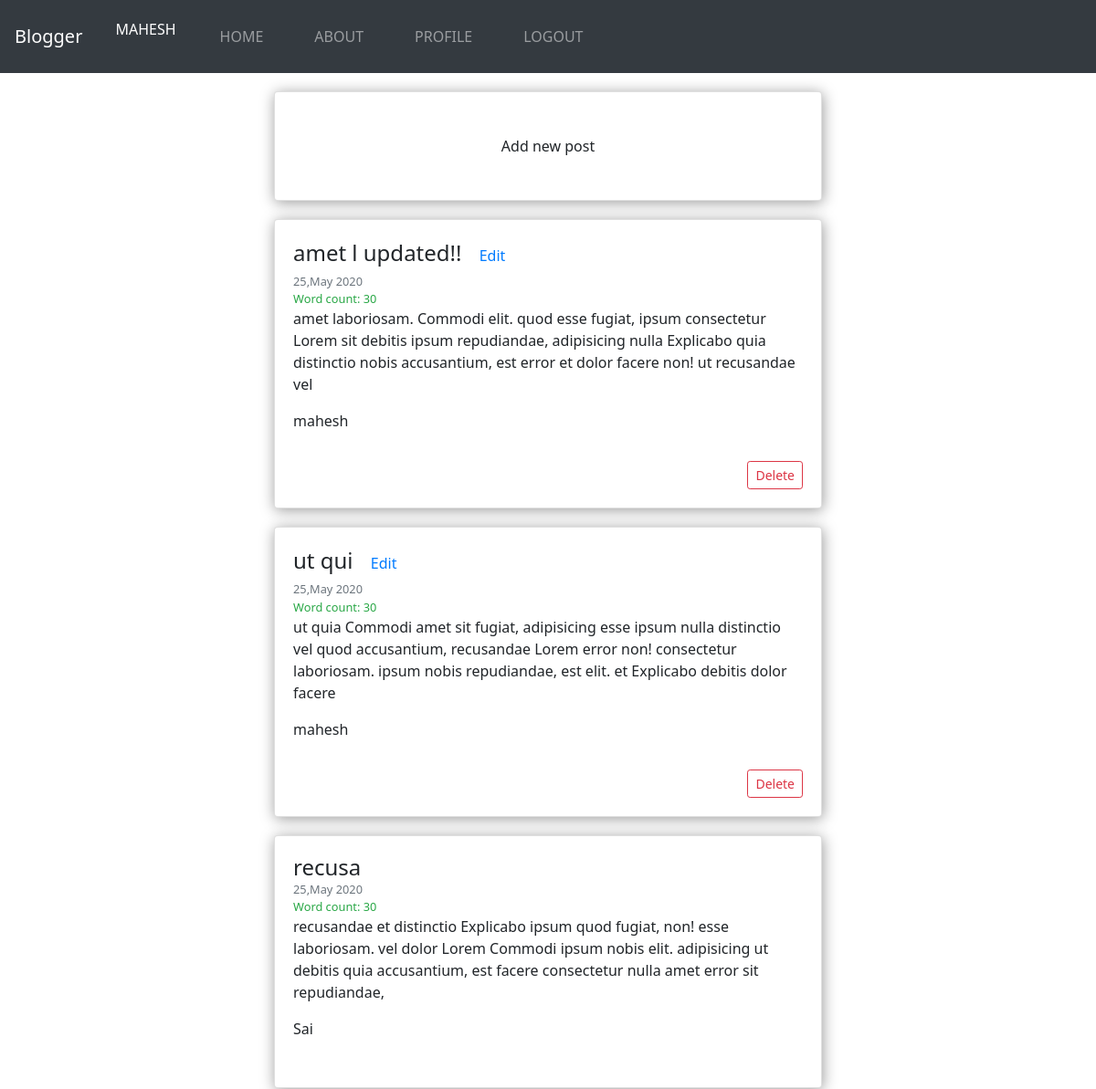
The app's page / (signed in, upper part), older data.
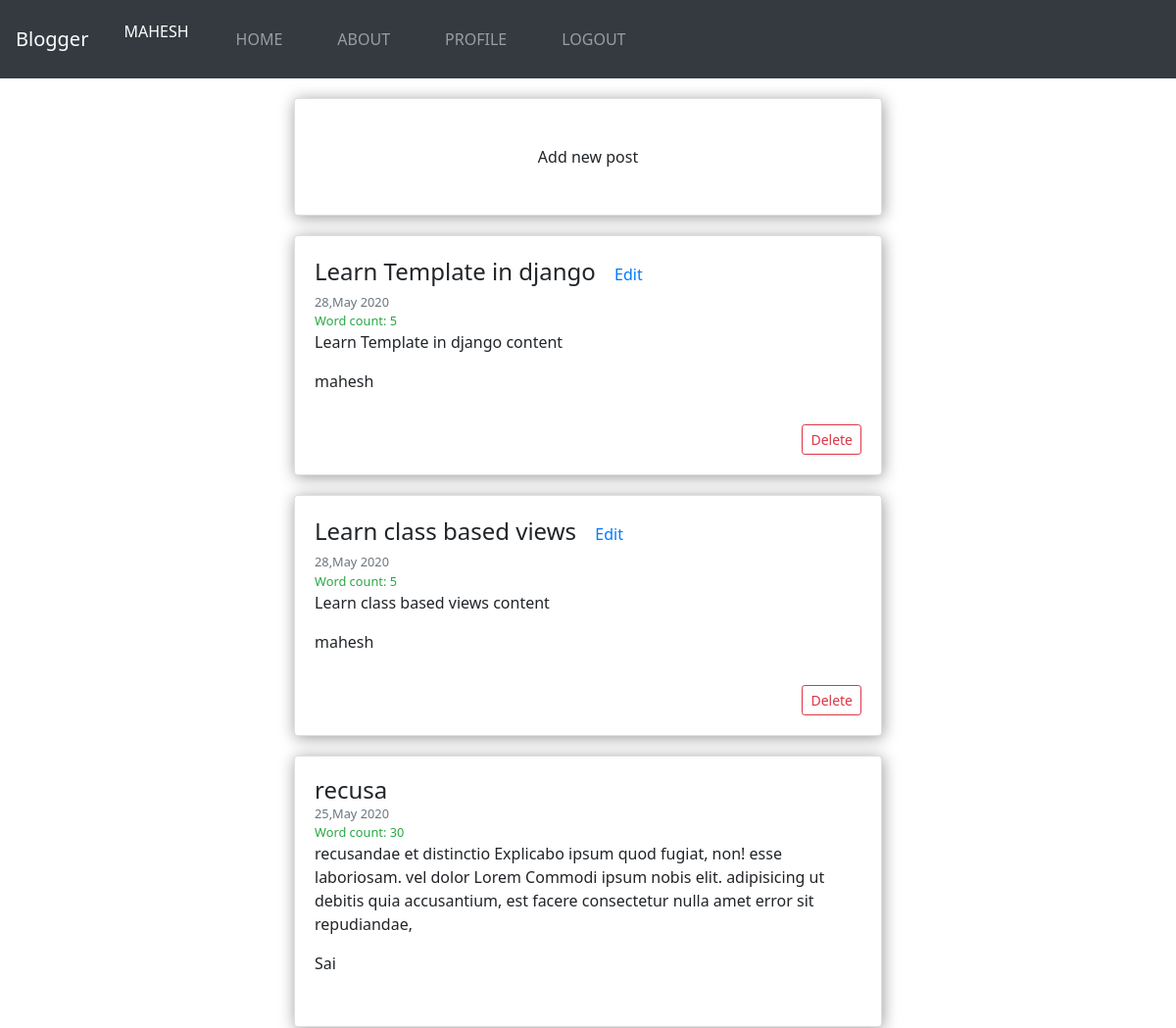
The same page, newer data.
### posts/models.py (models this page shows, shortened)
class Post(models.Model):
    title = models.CharField(max_length=200) # limited size string
    content = models.TextField() # string , but no limit
    create_date = models.DateTimeField(auto_now_add=True) # auto_now_add -> makes it immutable
    modified_date = models.DateTimeField(auto_now=True) # auto_now -> makes it mutable
    author = models.ForeignKey(User, on_delete=models.CASCADE)

### posts/views.py (the view)
# urls.py: 2. Add a URL to urlpatterns:  path('', views.home, name='home')
@login_required
def home(request):
  post_list = Post.objects.all().order_by('-create_date')
  page = request.GET.get('page',1)
  paginator = Paginator(post_list,6)
  try:
    posts = paginator.page(page)
  except PageNotAnInteger:
    posts = paginator.page(1)
  except EmptyPage:
    posts = paginator.page(paginator.num_pages)
  context = {
    'posts':posts
  }
  return render(request,"posts/home.html",context)

### posts/templates/posts/home.html (shortened to what this page needs)
{% extends 'posts/base.html' %}
{% block content %}
{% load static %}
<main class="container">
  <div class="card mr-auto">
    <a href="{% url 'posts-create' %}" class="btn">Add new post</a>
  </div>
  {% for post in posts %}
  <div class="card card-body mr-auto">
    <h1 class="mb-0">{{post.title}}
      {% if request.user == post.author %}
        <a href="{% url 'posts-edit' post.id %}" class="btn text-primary">Edit</a>
      {% endif %}
    </h1>
    <small class="text-muted">{{post.create_date | date:"d,M Y" }}</small>
    <small class="text-success">Word count: {{ post.content|wordcount }}</small>
    <p>{{post.content}}</p>
    <p>{{post.author}}</p>
    {% if request.user == post.author %}
      <span><a href="{% url 'posts-delete' post.id %}" class="btn btn-outline-danger btn-sm float-right">Delete</a></span>
    {% endif %}
  </div>
  {% endfor %}
</main>
{% endblock content %}

### posts/templates/posts/base.html (shortened to what this page needs)
{% load static %}
<!DOCTYPE html>
<html lang="en">
  <head>
    <link rel="stylesheet" href="{% static 'posts/css/main.css' %}" />
    <link
      rel="stylesheet"
      href="https://stackpath.bootstrapcdn.com/bootstrap/4.5.0/css/bootstrap.min.css"
    />
  </head>
  <body>
    <nav class="navbar navbar-expand-lg navbar-dark bg-dark">
      <a href="" class="navbar-brand">Blogger</a>
      <div class="collapse navbar-collapse" id="#navbar">
        <ul class="navbar-nav">
          {% if user.is_authenticated %}
            <li class="nav-item">
              <a class="na  v-link" href="">{{user.username}}</a>
            </li>
          {% endif %}
          <li class="nav-item">
            <a class="nav-link" href="{% url 'posts-home' %}">Home</a>
          </li>
          <li class="nav-item">
            <a class="nav-link" href="{% url 'posts-about' %}">About</a>
          </li>
          <li class="nav-item"><a class="nav-link" href="{% url 'profile' %}">Profile</a></li>
          {% if user.is_authenticated %}
          <li class="nav-item">
            <a class="nav-link" href="{% url 'logout' %}">Logout</a>
          </li>
          {% else %}
          <li class="nav-item">
            <a class="nav-link" href="{% url 'login' %}">Login</a>
          </li>
          {% endif %}
        </ul>
      </div>
    </nav>
    {% block content %}
    {% endblock content %}
  </body>
</html>

### posts/static/posts/css/main.css (style rules this page uses)
* { margin: 0; box-sizing: border-box; font-family: "Segoe UI", Tahoma, Geneva, Verdana, sans-serif; }
nav { height: 80px; background: grey; display: flex; justify-content: space-between; padding: 10px; align-items: center; }
nav ul { display: flex; position: relative; margin: 0; }
nav ul li { padding-left: 20px; padding-right: 20px; list-style: none; flex-basis: 100px; }
nav ul li a { text-decoration: none; color: white; text-transform: uppercase; }
.card { width: 90%; max-width: 600px; box-shadow: 1px 2px 16px rgba(0, 0, 0, 0.4); padding: 20px; padding-top: 40px; padding-bottom: 40px; border-radius: 10px; margin: auto; margin-top: 20px; }
.card h1 { font-size: 24px; }
main { width: 100%; display: flex; flex-direction: column; justify-content: space-around; align-items: center; }
.container { width: 100%; max-width: 756px; margin: auto; }

Row changes from the older to the newer data that the page shows:
removed Post: title "amet l updated!!", shows "Edit", create_date "25,May 2020", content "30", content "amet laboriosam. Commodi elit. quod esse fugiat, ipsum consectetur Lorem sit debitis ipsum repudiandae, adipisicing nulla Explicabo quia distinctio nobis accusantium, est error et dolor facere non! ut recusandae vel", author "mahesh", shows "Delete"
removed Post: title "ut qui", shows "Edit", create_date "25,May 2020", content "30", content "ut quia Commodi amet sit fugiat, adipisicing esse ipsum nulla distinctio vel quod accusantium, recusandae Lorem error non! consectetur laboriosam. ipsum nobis repudiandae, est elit. et Explicabo debitis dolor facere", author "mahesh", shows "Delete"
added Post: title "Learn Template in django", shows "Edit", create_date "28,May 2020", content "5", content "Learn Template in django content", author "mahesh", shows "Delete"
added Post: title "Learn class based views", shows "Edit", create_date "28,May 2020", content "5", content "Learn class based views content", author "mahesh", shows "Delete"
